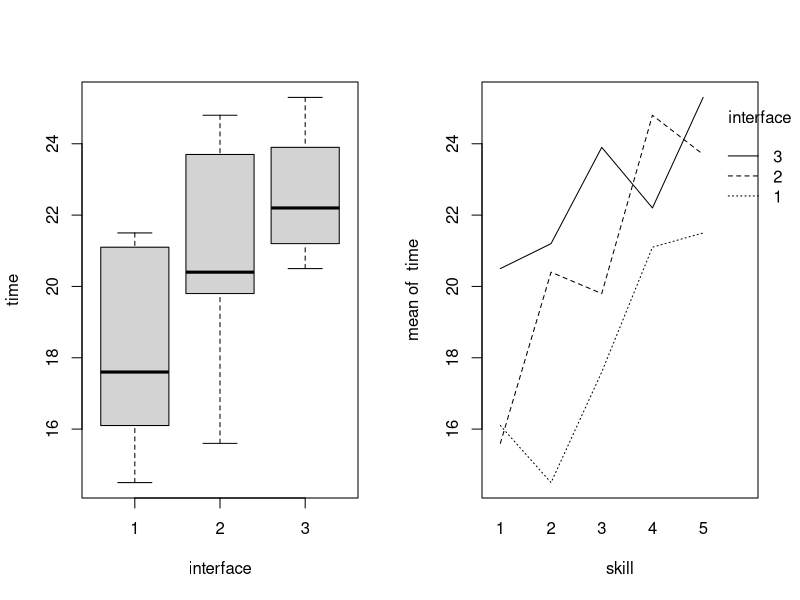
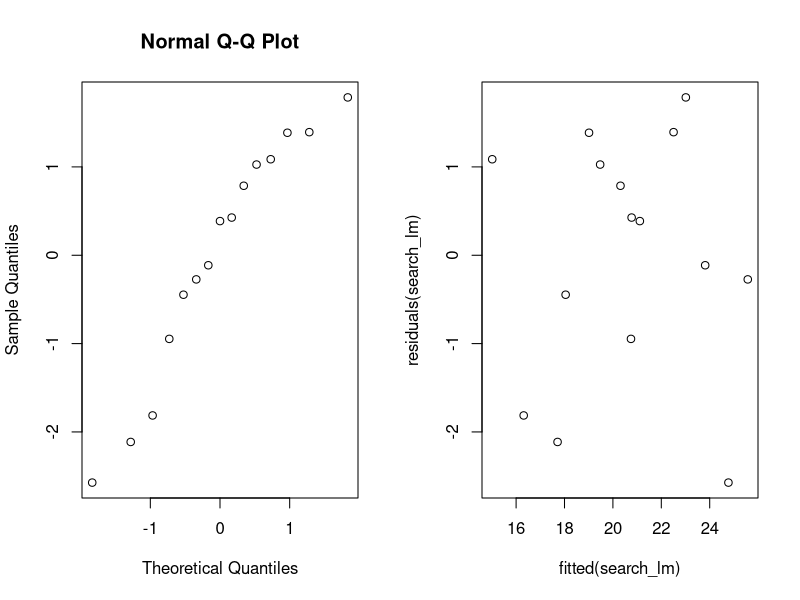

Recreate these plots in R, in order.
## ---- chunk 1
I<-3; B<-5; N<-1
for(i in 1:B) print(sample(1:(N*I)))
## ---- chunk 2
data_search = read.table("search.txt", header = TRUE)
# xtabs(time~interface+skill, data = data_search)

attach(data_search); par(mfrow=c(1,2))
factor_interface = as.factor(interface)
factor_skill = as.factor(skill)

boxplot(time~interface)
interaction.plot(skill, interface, time)
## ---- chunk 3
search_lm = lm(time~factor_interface + factor_skill)
p_value = anova(search_lm)$Pr
## ---- chunk 4
coef <- summary(search_lm)$coefficients[, "Estimate"]
fitted(search_lm)
## ---- chunk 5
par(mfrow=c(1,2))
qqnorm(residuals(search_lm))
plot(fitted(search_lm), residuals(search_lm))
## ---- chunk 6
p_value <- friedman.test(time, factor_interface, factor_skill)$p.value
## ---- chunk 7
search_oneway_lm = lm(time~factor_interface)
p_value = anova(search_oneway_lm)$Pr
